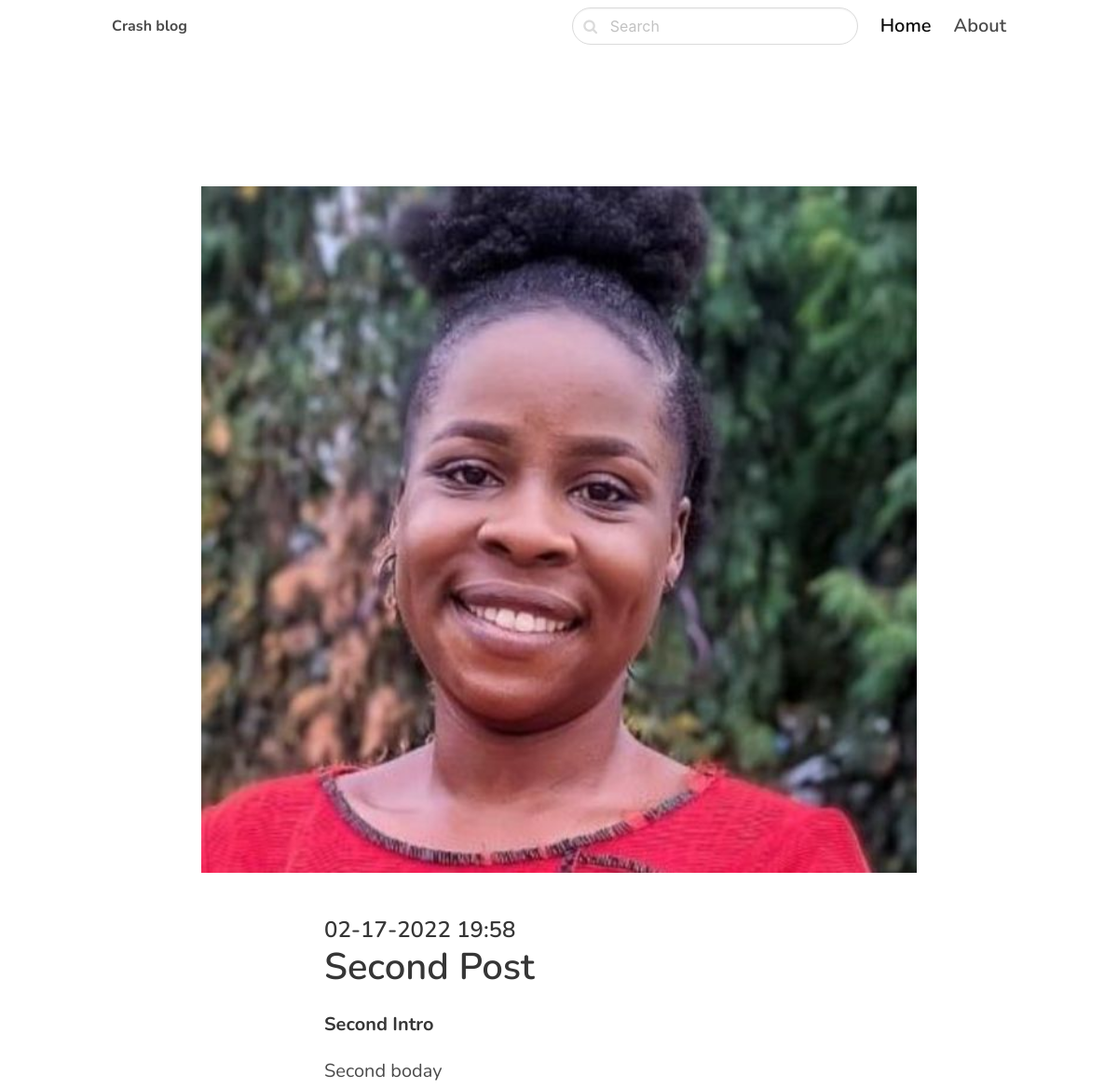
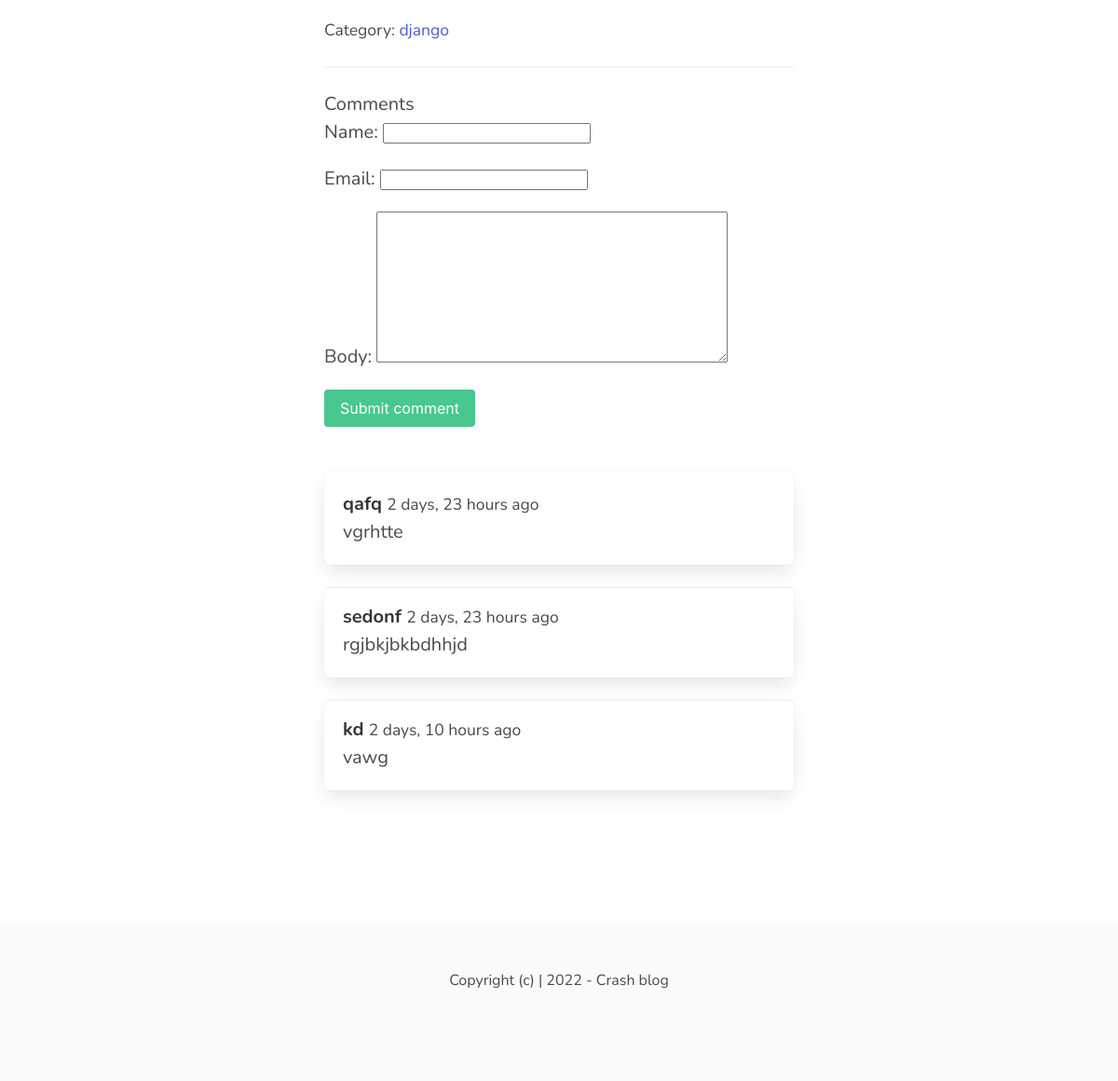
The page /django/second-post/ on the database its author committed (2 pictures, top to bottom).
### blog/models.py (models this page shows, shortened)
class Post(models.Model):
    ACTIVE = 'active'
    DRAFT = 'draft'
    CHOICES_STATUS = (
        (ACTIVE, 'Active'),
        (DRAFT, 'Draft')
    )
    category = models.ForeignKey(Category, related_name='posts', on_delete=models.CASCADE)
    title = models.CharField(max_length=255)
    slug = models.SlugField()
    intro = models.TextField()
    body = models.TextField()
    created_at = models.DateTimeField(auto_now_add=True)
    status = models.CharField(max_length=10, choices=CHOICES_STATUS, default=ACTIVE)
    image = models.ImageField(upload_to='uploads/', blank=True, null=True)
    class Meta:
        ordering = ('-created_at',)

class Category(models.Model):
    title = models.CharField(max_length=255)
    slug = models.SlugField()
    class Meta:
        ordering = ('title',)
        verbose_name_plural = 'Categories'
    def __str__(self):
        return self.title

class Comment(models.Model):
    post = models.ForeignKey(Post, related_name='comments', on_delete=models.CASCADE)
    name = models.CharField(max_length=255)
    email = models.EmailField()
    body = models.TextField()
    created_at = models.DateTimeField(auto_now_add=True)
    class Meta:
        ()

### blog/views.py (the view)
# urls.py: path('<slug:category_slug>/<slug:slug>/', views.detail, name='post_detail'),
def detail(request, category_slug, slug):
    post = get_object_or_404(Post, slug=slug, status=Post.ACTIVE)
    if request.method == 'POST':
        form = CommentForm(request.POST)
        if form.is_valid():
            comment = form.save(commit = False)
            comment.post = post
            comment.save()
            return redirect('post_detail', slug=slug)
    else:
        form = CommentForm()
    return render(request, 'blog/detail.html', {'post': post, 'form': form})

### blog/forms.py
class CommentForm(forms.ModelForm):
    class Meta:
        model = Comment
        fields = ('name', 'email', 'body')

### blog/templates/blog/detail.html (shortened to what this page needs)
{% extends 'core/base.html' %}
{% block content %}
<section class="hero ">
    <div class="hero-body">
      <div class="container">
        <section class="section">
          {% if post.image %}
            <figure class="image mb-6">
              <img src="{{ post.image.url }}">
            </figure>
          {% endif %}
            <div class="columns">
              <div class="column is-8 is-offset-2">
                <div class="content is-medium">
                  <h2 class="subtitle is-4">{{ post.created_at|date:'m-d-Y H:i' }}</h2>
                  <h1 class="title">{{ post.title }}</h1>
                  <p><strong>{{ post.intro }}</strong></p>
                  <p>{{ post.body }}</p>
                  <p><small>Category: <a href="{% url 'category_detail' post.category.slug %}">{{ post.category }}</a></small></p>
                  <hr
                  <h2 class="subtitle is-4">Comments</h2>
                  <form method="post" class="mb-6">
                    {{ form.as_p }}
                    <div class="field">
                      <div class="control">
                        <button class="button is-success">Submit comment</button>
                      </div>
                    </div>
                  </form>
                  {% for comment in post.comments.all %}
                    <article class="media box">
                      <div class="media-content">
                          <strong>{{ comment.name }}</strong> <small>{{ comment.created_at|timesince }} ago</small><br>
                          {{ comment.body }}
                        </div>
                    </article>
                  {% endfor %}
                </div>
              </div>
            </div>
        </section>
      </div>
    </div>
</section>
{% endblock %}

### core/templates/core/base.html (shortened to what this page needs)
<!DOCTYPE html>
<html>
    <head>
      <link rel="stylesheet" href="https://unpkg.com/bulma@0.9.3/css/bulma.min.css" />
      <link href="https://stackpath.bootstrapcdn.com/font-awesome/4.7.0/css/font-awesome.min.css" rel="stylesheet"
>
    </head>
    <body>
      <nav class="navbar">
        <div class="container">
          <div class="navbar-brand">
            <a class="navbar-item" href="../">
              <strong>Crash blog</strong>
            </a>
          </div>
          <div id="navbarMenu" class="navbar-menu">
            <div class="navbar-end">
              <div class=" navbar-item">
                <form method="get" actions="{% url 'search' %}">
                <div class="control has-icons-left">
                  <input class="input is-rounded" name="query" type="text" placeholder="Search">
                  <span class="icon is-left">
                  </span>
                </div>
                </form>
              </div>
              <a href="/" class="navbar-item is-active is-size-5 has-text-weight-semibold">
                Home
              </a>
              <a href="{% url 'about' %}" class="navbar-item is-size-5 has-text-weight-semibold">
                About
              </a>
            </div>
          </div>
        </div>
      </nav>
      <section class="section">
          <div class="container">
      {% block content %}
      {% endblock %}
    </div>
    </section>
    <footer class="footer">
      <div class="content has-text-centered">
        <p>
          Copyright (c) | 2022 - Crash blog
        </p>
        </div>
    </footer>
    </body>
</html>

### core/templates/core/base.html (style rules this page uses)
body { font-family: 'Nunito', sans-serif; }
nav.navbar { height: 6rem !important; box-shadow: 0 1px 3px 0 rgba(0, 0, 0, .1), 0 1px 2px 0 rgba(0, 0, 0, .06) !important; }

### rows shown on the page
Post: image (picture), created_at "02-17-2022 19:58", title "Second Post", intro "Second Intro", body "Second boday", category "django"
Comment: name "qafq", created_at "2 days, 23 hours", body "vgrhtte"
Comment: name "sedonf", created_at "2 days, 23 hours", body "rgjbkjbkbdhhjd"
Comment: name "kd", created_at "2 days, 10 hours", body "vawg"
